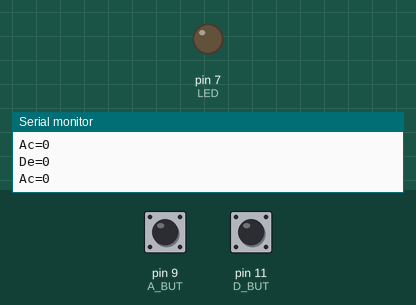
Simulated run of this sketch. Board: Arduino Uno, built with avr-gcc and run on an emulated ATmega328P. Parts: output pins drawn as LEDs (lit = HIGH), the last lines printed to the serial monitor. Dashed ring = blinking. The inputs (shaded band) are chosen by the test bench; at power-on: pin 9 (A_BUT) LOW, pin 11 (D_BUT) LOW. At 16.6 s the program stops and its outputs stay as they are.

Above: at 1.2 s.
1.3 s: pin 9 (A_BUT) pulled HIGH for 0.15 s
4.4 s: pin 11 (D_BUT) pulled HIGH for 0.15 s
7.4 s: pin 11 (D_BUT) pulled HIGH for 1 s
At 8.0 s:
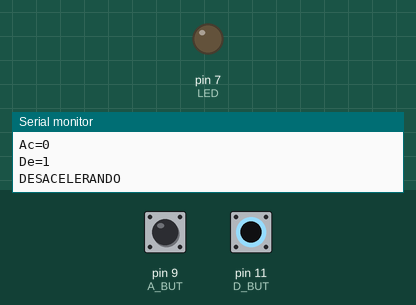
9.9 s: pin 9 (A_BUT) pulled HIGH for 1 s
At 10.72 s:
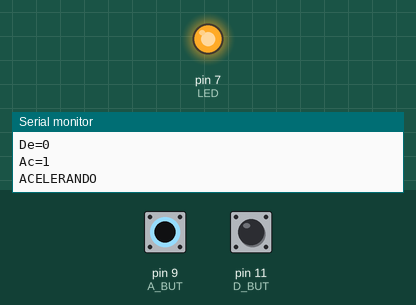
13.6 s: pin 9 (A_BUT) driven HIGH
At 14.21 s:
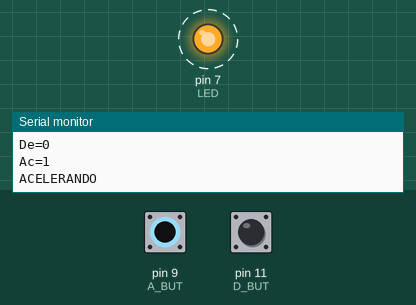
16.6 s: pin 9 (A_BUT) driven LOW and pin 11 (D_BUT) driven HIGH
At 17.2 s:
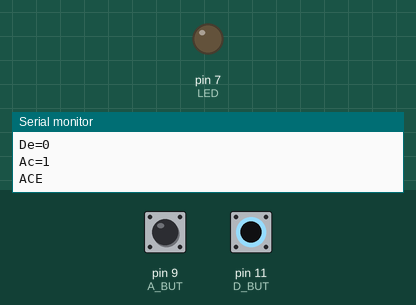
Timing chart, 0 to 18.1 s (numbered marks = the images above; inputs shaded):
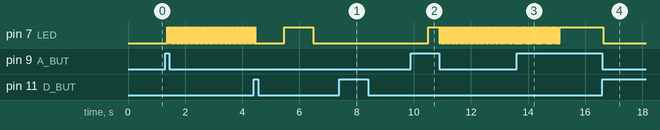

The sketch:

Changeable-delay-blink.ino
```cpp
//Arduino Tarefa 02

//Definição das Portas usadas
#define LED 7
#define A_BUT 9
#define D_BUT 11


int state = 1;

int tempo_pisca = 1000;
unsigned long old = 0;		//Ultima vez que o estado do LED foi alterado
unsigned long now;			//Tempo atual
unsigned long both=0;		//Última vez em que um botão foi apertado
int leitura;

void setup() {
	Serial.begin(9600);
	pinMode(LED, OUTPUT);
	pinMode(A_BUT, INPUT);
	pinMode(D_BUT, INPUT);
}

void loop() {
	now = millis();


	// Regulariza o pisca-pisca
	if(now >= old + tempo_pisca)
	{
		old = now;
		state = !state;
		digitalWrite(LED, state);
	}

	// Aumenta a velocidade e checa se deve parar o LED

	leitura = digitalRead(A_BUT);
	Serial.print("Ac=");
	Serial.println(leitura);
	if(leitura)
	{
		if(both-now <= 500)
		{
			para_LED();
		}

		Serial.println("ACELERANDO");
		both = now;
		tempo_pisca -= 250;
	}

	// Diminui a velocidade e checa se deve parar o LED
	leitura = digitalRead(D_BUT);
	Serial.print("De=");
	Serial.println(leitura);
	if(leitura)
	{
		if(both-now <= 500)
		{
			para_LED();
		}

		Serial.println("DESACELERANDO");
		both = now;
		tempo_pisca += 250;
	}
}

// Função para parar o LED e a atividade
void para_LED () {
	digitalWrite(LED, LOW);
	exit(1);
}
```

Measured:
- after the input at 7.4 s, pin 7 (LED): stays LOW (without the input it goes to HIGH after 0.09 s)
- after the input at 9.9 s, pin 7 (LED): LOW → HIGH after 0.61 s, then repeats every 0.04 s: LOW 0.02 s, HIGH 0.01 s
- after the input at 13.6 s, pin 7 (LED): alternates HIGH for 0.02 s and LOW for 0.02 s, 58 changes in all, then stays HIGH, starting after 0.08 s
- after the input at 16.6 s, pin 7 (LED): HIGH → LOW at once
- by itself, pin 7 (LED): alternates HIGH for 0.01 s and LOW for 0.01 s
